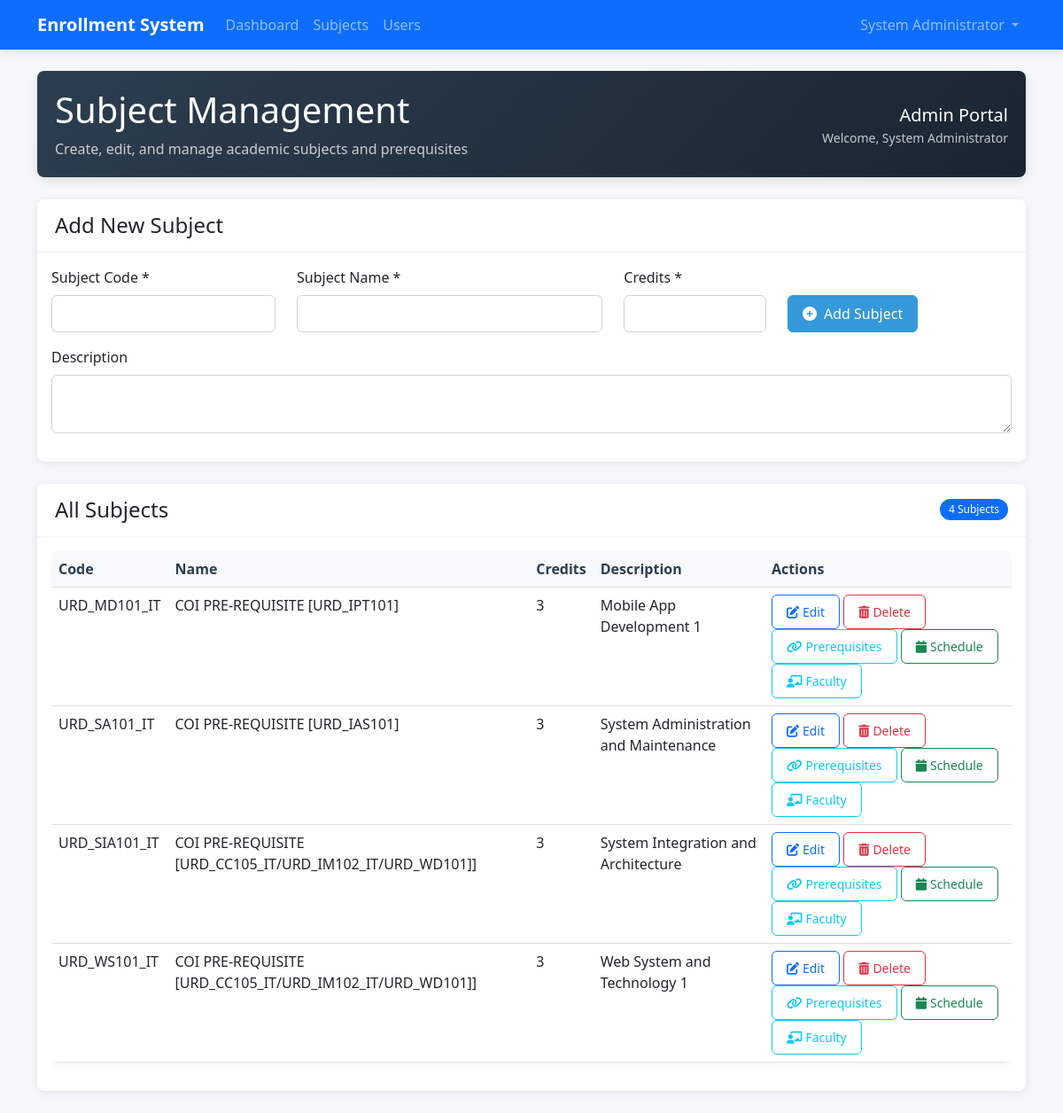
/subjects.php (signed in), run on the app's committed database.
### tables this page shows
CREATE TABLE `subjects` (
  `id` int(11) NOT NULL,
  `subject_code` varchar(20) NOT NULL,
  `subject_name` varchar(100) NOT NULL,
  `credits` int(11) NOT NULL,
  `description` text DEFAULT NULL,
  `created_at` timestamp NOT NULL DEFAULT current_timestamp()
);

### models/Subject.php (called while the page is built, shortened)
<?php
class Subject
{
    private $pdo;
    public function __construct($pdo)
    {
        $this->pdo = $pdo;
    }
    public function getAllSubjects()
    {
        $stmt = $this->pdo->query("SELECT * FROM subjects ORDER BY subject_code");
        return $stmt->fetchAll();
    }
}

### subjects.php (the view, shortened to what this page needs)
<?php
require_once 'config/db.php';
require_once 'models/Subject.php';
require_once 'models/Schedule.php';
$subject_model = new Subject($pdo);
$subjects = $subject_model->getAllSubjects();
?>
<!DOCTYPE html>
<html lang="en">
<head>
    <link href="https://cdn.jsdelivr.net/npm/bootstrap@5.3.0/dist/css/bootstrap.min.css" rel="stylesheet">
    <link href="assets/css/style.css" rel="stylesheet">
</head>
<body>
    <?php include 'includes/navbar.php'; ?>
    <div class="container mt-4">
        <div class="subjects-header">
            <div class="d-flex justify-content-between align-items-center">
                <div>
                    <h1 class="mb-2">Subject Management</h1>
                    <p class="mb-0 opacity-75">Create, edit, and manage academic subjects and prerequisites</p>
                </div>
                <div class="text-end">
                    <div class="fs-5">Admin Portal</div>
                    <div class="small opacity-75">Welcome, <?php echo htmlspecialchars($_SESSION['first_name'] . ' ' . $_SESSION['last_name']); ?></div>
                </div>
            </div>
        </div>
        <div class="card subjects-card">
            <div class="subjects-card-header">
                <h4 class="mb-0">Add New Subject</h4>
            </div>
            <div class="card-body">
                <form method="POST">
                    <div class="row">
                        <div class="col-md-3 mb-3">
                            <label for="subject_code" class="form-label">Subject Code *</label>
                            <input type="text" class="form-control" id="subject_code" name="subject_code" required>
                        </div>
                        <div class="col-md-4 mb-3">
                            <label for="subject_name" class="form-label">Subject Name *</label>
                            <input type="text" class="form-control" id="subject_name" name="subject_name" required>
                        </div>
                        <div class="col-md-2 mb-3">
                            <label for="credits" class="form-label">Credits *</label>
                            <input type="number" class="form-control" id="credits" name="credits" min="1" required>
                        </div>
                        <div class="col-md-3 mb-3 d-flex align-items-end">
                            <button type="submit" name="add_subject" class="btn btn-primary">
                                <i class="fas fa-plus-circle me-2"></i>Add Subject
                            </button>
                        </div>
                    </div>
                    <div class="mb-3">
                        <label for="description" class="form-label">Description</label>
                        <textarea class="form-control" id="description" name="description" rows="2"></textarea>
                    </div>
                </form>
            </div>
        </div>
        <div class="card subjects-card">
            <div class="subjects-card-header">
                <div class="d-flex justify-content-between align-items-center">
                    <h4 class="mb-0">All Subjects</h4>
                    <span class="badge bg-primary"><?php echo count($subjects); ?> Subjects</span>
                </div>
            </div>
            <div class="card-body">
                <?php if (count($subjects) > 0): ?>
                    <div class="table-responsive">
                        <table class="table">
                            <thead class="table-light">
                                <tr>
                                    <th>Code</th>
                                    <th>Name</th>
                                    <th>Credits</th>
                                    <th>Description</th>
                                    <th>Actions</th>
                                </tr>
                            </thead>
                            <tbody>
                                <?php foreach ($subjects as $subject): ?>
                                    <tr>
                                        <td><?php echo htmlspecialchars($subject['subject_code']); ?></td>
                                        <td><?php echo htmlspecialchars($subject['subject_name']); ?></td>
                                        <td><?php echo htmlspecialchars($subject['credits']); ?></td>
                                        <td><?php echo htmlspecialchars($subject['description']); ?></td>
                                        <td>
                                            <button class="btn btn-sm btn-outline-primary"
                                                onclick="editSubject(<?php echo $subject['id']; ?>, '<?php echo addslashes($subject['subject_code']); ?>', '<?php echo addslashes($subject['subject_name']); ?>', <?php echo $subject['credits']; ?>, '<?php echo addslashes($subject['description']); ?>')">
                                                <i class="fas fa-edit me-1"></i>Edit
                                            </button>
                                            <button class="btn btn-sm btn-outline-danger"
                                                onclick="deleteSubject(<?php echo $subject['id']; ?>, '<?php echo addslashes($subject['subject_name']); ?>')">
                                                <i class="fas fa-trash-alt me-1"></i>Delete
                                            </button>
                                            <button class="btn btn-sm btn-outline-info"
                                                onclick="managePrerequisites(<?php echo $subject['id']; ?>, '<?php echo addslashes($subject['subject_name']); ?>')">
                                                <i class="fas fa-link me-1"></i>Prerequisites
                                            </button>
                                            <button class="btn btn-sm btn-outline-success"
                                                onclick="manageSchedule(<?php echo $subject['id']; ?>, '<?php echo addslashes($subject['subject_name']); ?>')">
                                                <i class="fas fa-calendar me-1"></i>Schedule
                                            </button>
                                            <button class="btn btn-sm btn-outline-info"
                                                onclick="manageFacultyAssignment(<?php echo $subject['id']; ?>, '<?php echo addslashes($subject['subject_name']); ?>')">
                                                <i class="fas fa-chalkboard-teacher me-1"></i>Faculty
                                            </button>
                                        </td>
                                    </tr>
                                <?php endforeach; ?>
                            </tbody>
                        </table>
                    </div>
                <?php endif; ?>
            </div>
        </div>
    </div>
</body>
</html>

### includes/navbar.php (shortened to what this page needs)
<?php
$user_role = $_SESSION['role'];
?>
<nav class="navbar navbar-expand-lg navbar-dark bg-primary">
    <div class="container">
        <a class="navbar-brand" href="index.php"><?php echo SITE_NAME; ?></a>
        <div class="collapse navbar-collapse" id="navbarNav">
            <ul class="navbar-nav me-auto">
                <li class="nav-item">
                    <a class="nav-link" href="index.php">Dashboard</a>
                </li>
                <?php if ($user_role == 'admin'): ?>
                    <li class="nav-item">
                        <a class="nav-link" href="subjects.php">Subjects</a>
                    </li>
                    <li class="nav-item">
                        <a class="nav-link" href="users.php">Users</a>
                    </li>
                <?php endif; ?>
            </ul>
            <ul class="navbar-nav">
                <li class="nav-item dropdown">
                    <a class="nav-link dropdown-toggle" href="#" id="navbarDropdown" role="button" data-bs-toggle="dropdown">
                        <?php echo $_SESSION['first_name'] . ' ' . $_SESSION['last_name']; ?>
                    </a>
                </li>
            </ul>
        </div>
    </div>
</nav>

### assets/css/style.css (style rules this page uses)
:root { --primary-color: #2c3e50; --secondary-color: #3498db; --accent-color: #e74c3c; --light-bg: #f8f9fa; --dark-text: #2c3e50; --light-text: #7f8c8d; --success-color: #28a745; --warning-color: #ffc107; --danger-color: #dc3545; --info-color: #17a2b8; }
body { font-family: 'Segoe UI', Tahoma, Geneva, Verdana, sans-serif; background-color: #f5f7fa; color: var(--dark-text); }
.navbar { box-shadow: 0 2px 10px rgba(0, 0, 0, 0.1); }
.navbar-brand { font-weight: 600; }
.card { border-radius: 8px; border: none; box-shadow: 0 2px 10px rgba(0, 0, 0, 0.08); margin-bottom: 25px; transition: all 0.3s ease; }
.btn { border-radius: 6px; padding: 8px 16px; font-weight: 500; transition: all 0.3s ease; }
.btn-sm { padding: 5px 10px; font-size: 0.875rem; }
.btn-primary { background-color: var(--secondary-color); border-color: var(--secondary-color); }
.form-control { border-radius: 6px; padding: 8px 12px; border: 1px solid #ced4da; }
.table { background-color: #fff; border-radius: 8px; overflow: hidden; box-shadow: 0 2px 10px rgba(0, 0, 0, 0.05); }
.table th { background-color: #f8f9fa; font-weight: 600; color: var(--dark-text); border-top: none; }
.badge { font-weight: 500; padding: 6px 10px; border-radius: 20px; }

### subjects.php (style rules this page uses)
:root { --primary-color: #2c3e50; --secondary-color: #3498db; --accent-color: #e74c3c; --light-bg: #f8f9fa; --dark-text: #2c3e50; --light-text: #7f8c8d; }
body { background-color: #f5f7fa; font-family: 'Segoe UI', Tahoma, Geneva, Verdana, sans-serif; }
.subjects-header { background: linear-gradient(135deg, var(--primary-color), #1a2530); color: white; border-radius: 8px; padding: 20px; margin-bottom: 25px; box-shadow: 0 4px 12px rgba(0, 0, 0, 0.1); }
.subjects-card { border-radius: 8px; border: none; box-shadow: 0 2px 10px rgba(0, 0, 0, 0.08); margin-bottom: 25px; }
.subjects-card-header { border-radius: 8px 8px 0 0 !important; background-color: #ffffff; border-bottom: 1px solid #eef2f7; padding: 15px 20px; }
.table { background-color: #fff; border-radius: 8px; overflow: hidden; box-shadow: 0 2px 10px rgba(0, 0, 0, 0.05); }
.table th { background-color: #f8f9fa; font-weight: 600; color: var(--dark-text); }
.btn { border-radius: 6px; padding: 8px 16px; font-weight: 500; transition: all 0.3s ease; }
.btn-primary { background-color: var(--secondary-color); border-color: var(--secondary-color); }

### data on the page
subjects: subject_code "URD_MD101_IT", subject_name "COI PRE-REQUISITE [URD_IPT101]", credits "3", description "Mobile App Development 1"
subjects: subject_code "URD_SA101_IT", subject_name "COI PRE-REQUISITE [URD_IAS101]", credits "3", description "System Administration and Maintenance"
subjects: subject_code "URD_SIA101_IT", subject_name "COI PRE-REQUISITE [URD_CC105_IT/URD_IM102_IT/URD_WD101]]", credits "3", description "System Integration and Architecture"
subjects: subject_code "URD_WS101_IT", subject_name "COI PRE-REQUISITE [URD_CC105_IT/URD_IM102_IT/URD_WD101]]", credits "3", description "Web System and Technology 1"

### other printed values
SITE_NAME "Enrollment System"
$_SESSION['first_name'] "System"
$_SESSION['last_name'] "Administrator"
$_SESSION['first_name'] . ' ' . $_SESSION['last_name'] "System Administrator"
count($subjects) "4"
